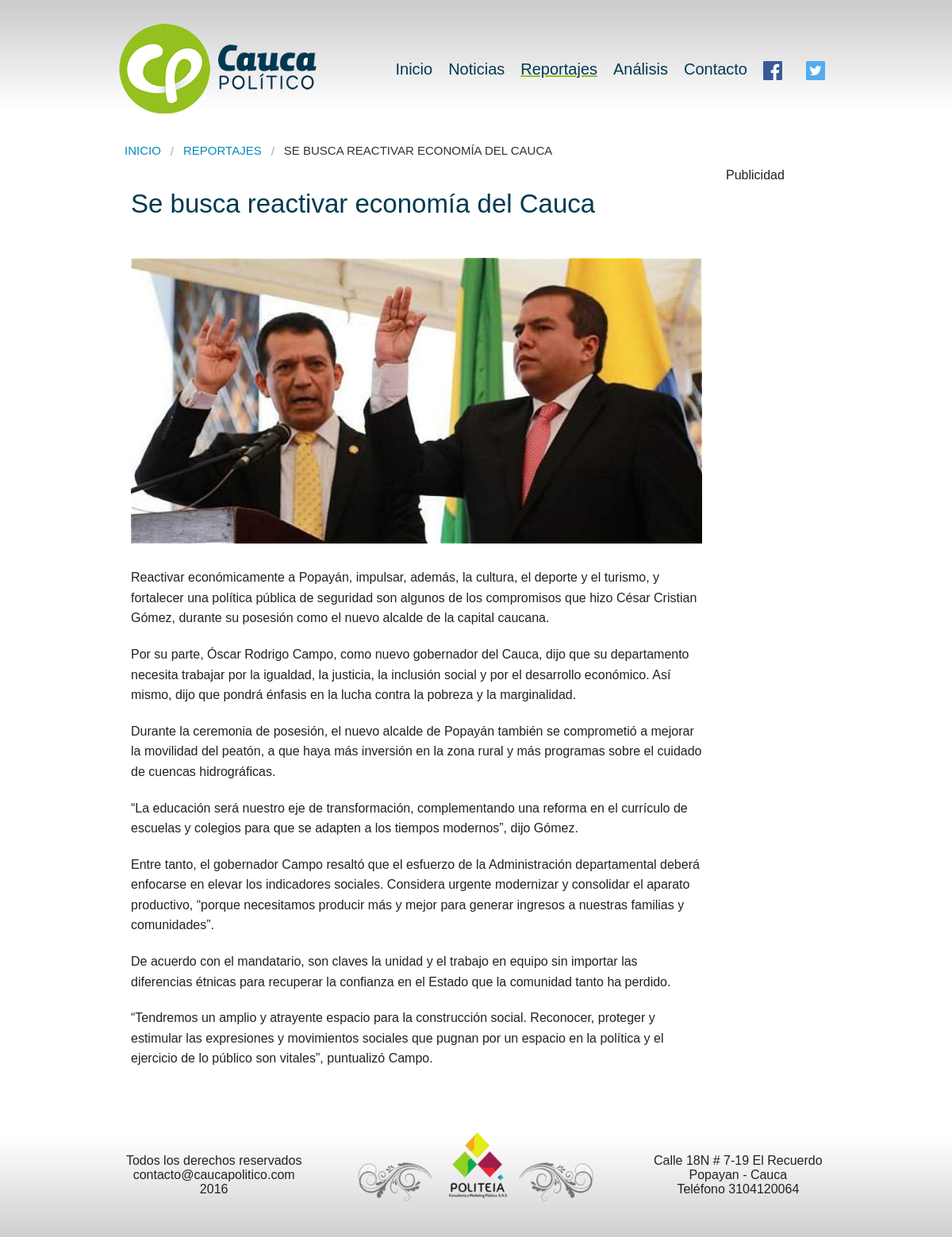
Page /reportajes/articulo/61 on the committed database.
### tables this page shows
CREATE TABLE `articulos` (
  `id` int(11) NOT NULL,
  `fecha` date NOT NULL,
  `tipo_articulo` int(11) NOT NULL,
  `titulo` varchar(90) NOT NULL,
  `descripcion` varchar(200) NOT NULL,
  `texto` varchar(9000) NOT NULL,
  `youtube` varchar(50) NOT NULL,
  `file` varchar(30) NOT NULL
);

### application/controllers/Reportajes.php (called while the page is built, shortened)
<?php
class Reportajes extends CI_Controller {
	public function articulo($id)
	{
		$data_menu["menu"] = 2;
		$data_menu["id"] = $id;
		$this -> load -> view('head', $data_menu);
		$data['id'] = $id;
		$this -> load -> view('reportajes-articulo', $data);
		$this -> load -> view('foot');
	}
}
?>

### index.php (called while the page is built, shortened)
<?php
require_once BASEPATH.'core/CodeIgniter.php';

### application/views/reportajes-articulo.php (the view, shortened to what this page needs)
<?php
    $result = $this -> db
                    -> order_by("id", "desc")
                    -> where("id=".$id)
                    -> get('articulos');
    $articulo = $result -> row_array();
?>
	<div id="content">
		<nav class="breadcrumbs">
		  <a href="/">Inicio</a>
          <a href="/reportajes/">Reportajes</a>
		  <a class="current" href="#"><?php echo $articulo["titulo"];?></a>
		</nav>
		<div class="articulo">
			<div class="column small-12 large-10 content">
                <h1><?php echo $articulo["titulo"];?></h1>
                <?php
                    if($articulo["youtube"]==""){
                        ?>
                        <img src="/uploads/<?php echo $articulo["id"];?>.jpg">
                        <?php
                    }
                ?>
                <div>
                    <?php echo $articulo["texto"];?>
                </div>
			</div>
			<div class="column large-2 banner" style="padding-top:5px; padding-bottom:10px;">
				<div id="pub2" class="show-for-large-up">Publicidad
				</div>
			</div>
		</div>
	</div>
    <br>

### theme/css/stylesheets/basic.css (style rules this page uses)
body,h1 { font-family:Arial }
body { background:url("../../img/background.png") repeat-x }
#body #content { clear:both }
#body #content h1 { color:#003952;font-size:33px;display:inline-block;padding-right:75px;margin:10px 0 10px 5px;clear:both }
.breadcrumbs { border:0px;padding-left:7px;background:none }
.breadcrumbs a { font-size:15px }
.articulo h1 { margin:30px 0px 15px 0px !important }
.articulo img { margin:30px 0px !important;width:100% }

### rows in the picture
articulos: titulo "SE BUSCA REACTIVAR ECONOMÍA DEL CAUCA", titulo "Se busca reactivar economía del Cauca", texto "Reactivar económicamente a Popayán, impulsar, además, la cultura, el deporte y el turismo, y fortalecer una política pública de seguridad son algunos de los compromisos que hizo César Cristian Gómez, durante su posesión como el nuevo alcalde de la capital caucana. Por su parte, Óscar Rodrigo Campo, como nuevo gobernador del Cauca, dijo que su departamento necesita trabajar por la igualdad, la justicia, la inclusión social y por el desarrollo económico. Así mismo, dijo que pondrá énfasis en la lucha contra la pobreza y la marginalidad. Durante la ceremonia de posesión, el nuevo alcalde de Popayán también se comprometió a mejorar la movilidad del peatón, a que haya más inversión en la zona…"
